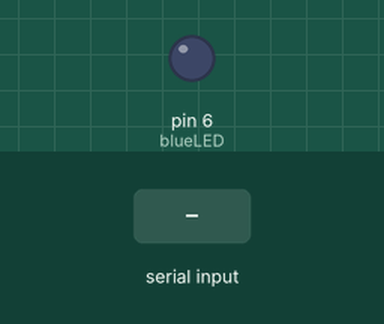
Simulated run of this sketch. Board: Arduino Uno, built with avr-gcc and run on an emulated ATmega328P. Shown: output pins drawn as LEDs (lit = HIGH). Inputs (shaded band) come from the test bench. What the sketch prints to the serial monitor is not drawn.

Above: at 1.2 s.
1.3 s: "1\n" received over Serial
Timing chart, 0 to 4.3 s (numbered marks = the images above; inputs shaded):
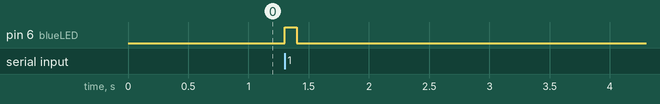

Measured:
- after the input at 1.3 s, pin 6 (blueLED): LOW → HIGH at once, → LOW 0.10 s later

The sketch:

nov25_comms3.ino
```cpp
const int blueLED = 6;
const int ldrpin = A1;

const int flashDuration = 100; // milliseconds
unsigned long turnedLEDOnAt = 0;

void setup() {
  Serial.begin(9600);

  // begin communication
  Serial.println("0");

  pinMode(blueLED, OUTPUT);
}

void loop() {

  while (Serial.available()) {
    int valueFromProcessing = Serial.parseInt();

    // Only proceed if we have the end of line
    if (Serial.read() == '\n') {

      if (valueFromProcessing == 1) {
        //  turn on LED
        digitalWrite(blueLED, HIGH);
        // and note the time
        turnedLEDOnAt = millis();
      }

      // send light value to Processing, ready for next
      Serial.println(analogRead(ldrpin));
    }
  }

  if (millis() - turnedLEDOnAt >= flashDuration) {
    // turn off LED
    digitalWrite(blueLED, LOW);
  }
}
```
